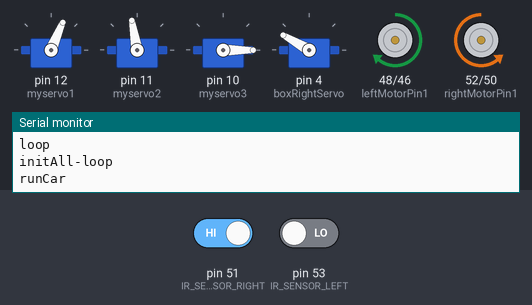
Simulated run of this sketch. Board: Arduino Mega 2560, built with avr-gcc and run on an emulated ATmega2560. Shown: 4 × servo, motor-driver pin pairs drawn as motors (green arrow = first pin HIGH = forward, orange = second pin HIGH = backward, longer = more drive, scaled by the enable pin), the last lines printed to the serial monitor. The inputs (shaded band) are chosen by the test bench; at power-on: pin 53 (IR_SENSOR_LEFT) LOW, pin 51 (IR_SENSOR_RIGHT) HIGH.

Above: at 6.2 s.
6.3 s: pin 53 (IR_SENSOR_LEFT) driven HIGH
At 9.1 s:
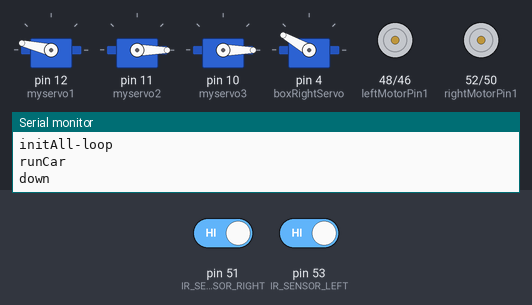
At 15.4 s:
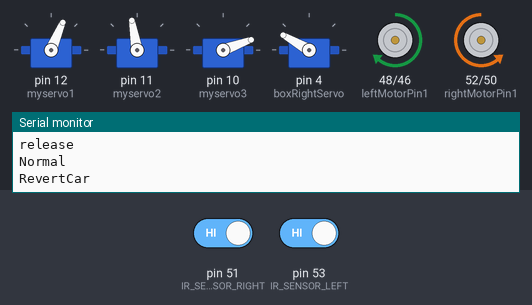
Timing chart, 0 to 16.9 s (numbered marks = the images above; inputs shaded):
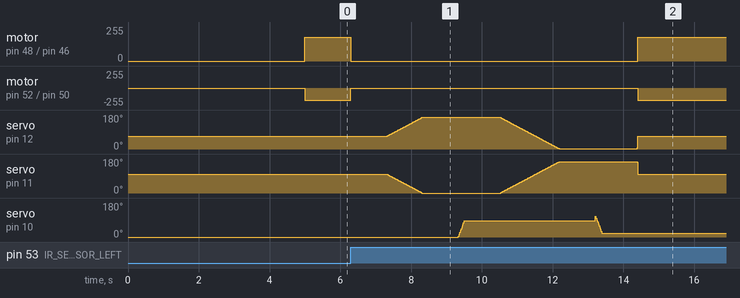

Measured:
- after the input at 6.3 s, motor on pin 48 (leftMotorPin1) / pin 46 (leftMotorPin2): forward 180/255 → stopped at once, → forward 180/255 8.1 s later; motor on pin 52 (rightMotorPin1) / pin 50 (rightMotorPin2): backward 180/255 → stopped at once, → backward 180/255 8.1 s later

The sketch:

Robot.ino
```cpp
#include <Servo.h>

#define IR_SENSOR_RIGHT 51
#define IR_SENSOR_LEFT 53
#define TRIGGER_PIN 12
#define MOTOR_SPEED 180
int count = 0;
//Right motor
int enableRightMotor = 7;
int rightMotorPin1 = 52;
int rightMotorPin2 = 50;

//Left motor
int enableLeftMotor = 8;
int leftMotorPin1 = 48;
int leftMotorPin2 = 46;
int terminate = 0;
int isDone = 0;

int leftBoxPin = 2, rightBoxPin = 3;

Servo myservo1;
Servo myservo2;
Servo myservo3;// create servo object to control a servo
Servo boxLeftServo;
Servo boxRightServo;
// twelve servo objects can be created on most boards

float pos = 167;
float pos2 = 0; // variable to store the servo position


void setup()
{
  Serial.begin(9600);
  //The problem with TT gear motors is that, at very low pwm value it does not even rotate.
  //If we increase the PWM value then it rotates faster and our robot is not controlled in that speed and goes out of line.
  //For that we need to increase the frequency of analogWrite.
  //Below line is important to change the frequency of PWM signal on pin D5 and D6
  //Because of this, motor runs in controlled manner (lower speed) at high PWM value.
  //This sets frequecny as 7812.5 hz.
  //TCCR0B = TCCR0B & B11111000 | B00000010 ;

  // put your setup code here, to run once:
  pinMode(enableRightMotor, OUTPUT);
  pinMode(rightMotorPin1, OUTPUT);
  pinMode(rightMotorPin2, OUTPUT);

  pinMode(enableLeftMotor, OUTPUT);
  pinMode(leftMotorPin1, OUTPUT);
  pinMode(leftMotorPin2, OUTPUT);

  pinMode(IR_SENSOR_RIGHT, INPUT);
  pinMode(IR_SENSOR_LEFT, INPUT);
  initServo();
  Serial.println("setup");
}


void initServo() {
  Serial.println("initServo");
  myservo1.attach(12); // left 9
  myservo2.attach(11); // right 8
  myservo3.attach(10); // middle 7

  //boxLeftServo.attach(2);
  boxRightServo.attach(4);

  myservo3.write(0);
  myservo1.write(67);
  myservo2.write(100);

  //boxLeftServo.write(0);
  boxRightServo.write(150);
  delay(5000);
}


void initAll()
{

  isDone = 1;
//  throwTrash();
//  Serial.println("Calling");
//  return;

  runCar();
  rotateMotor(0, 0);


  delay(1000);
  pickTrash();
  rotateMotor(0,0);

  rotateMotor(-MOTOR_SPEED, MOTOR_SPEED);
  revertCar();

  runCar();
  rotateMotor(0,0);

  rotateMotor(-MOTOR_SPEED, MOTOR_SPEED);
  revertCar();
  rotateMotor(0, 0);
  throwTrash();

  //throwTrash();

}


void loop() {


  Serial.println("loop");
  if (isDone) {
    delay(5000);
    return;
  }
  Serial.println("initAll-loop");
  initAll();
}

void runCar() {
  Serial.println("runCar");
  while (true) {
    int rightIRSensorValue = digitalRead(IR_SENSOR_RIGHT);
    int leftIRSensorValue = digitalRead(IR_SENSOR_LEFT);

    //If none of the sensors detects black line, then go straight
    if (rightIRSensorValue == LOW && leftIRSensorValue == LOW)
    {
      rotateMotor(MOTOR_SPEED, MOTOR_SPEED);
    }
    //If right sensor detects black line, then turn right
    else if (rightIRSensorValue == HIGH && leftIRSensorValue == LOW )
    {
      rotateMotor(-MOTOR_SPEED, MOTOR_SPEED);
    }
    //If left sensor detects black line, then turn left
    else if (rightIRSensorValue == LOW && leftIRSensorValue == HIGH )
    {
      rotateMotor(MOTOR_SPEED, -MOTOR_SPEED);
    }
    //If both the sensors detect black line, then stop
    else if (rightIRSensorValue == HIGH && leftIRSensorValue == HIGH) { //first stop
      //stopp(0,0);
      break;
    }
  }
}


void pickTrash() {
  //down

  Serial.println("down");
  float inc = 2;
  for (pos = 100, pos2 = 67; pos >= 0 && pos2 <= 167; pos2 = pos2 + inc, pos -= inc) { // goes from 0 degrees to 180 degrees
    // in steps of 1 degree
    myservo1.write(pos2);
    myservo2.write(pos);   // tell servo to go to position in variable 'pos'
    delay(20);                       // waits 15ms for the servo to reach the position
  }

 delay(1000);
  Serial.println("shrink");
  for (int i = 0; i < 90; i += 5) {
   myservo3.write(i);
    delay(10);
  }

 delay(1000);

  Serial.println("top");
  //top
  for (pos = 167, pos2 = 0; pos >= 0 && pos2 <= 167; pos2 = pos2 + inc, pos -= inc) { // goes from 0 degrees to 180 degrees
    // in steps of 1 degree
    myservo1.write(pos);
    myservo2.write(pos2);   // tell servo to go to position in variable 'pos'
    delay(20);                       // waits 15ms for the servo to reach the position
  }

//    myservo2.write(167);
//    myservo1.write(0);


  delay(1000);

  Serial.println("release");
  //release
  for (int i = 0; i <= 90; i += 5) {
    myservo3.write(110 - i);
    delay(10);
  }

  delay(1000);

  //normal
  Serial.println("Normal");
  for (int i = 0; i <= 67; i++) {
    myservo1.write(i);
    myservo2.write(167 - i);
  }
}

void throwTrash() {
  Serial.println("throwTrash");
  for (int i = 150; i >= 50; i=i-5) {
    //boxLeftServo.write(i);
    boxRightServo.write(i);
    delay(10);
  }

  delay(1000);

  for (int i = 50; i <= 150; i++) {
    boxRightServo.write(i);
    delay(10);
  }
  delay(1000);
}


void revertCar() {
  Serial.println("RevertCar");
  int ok = 0;

  while (1) {

    int rightIRSensorValue = digitalRead(IR_SENSOR_RIGHT);
    int leftIRSensorValue = digitalRead(IR_SENSOR_LEFT);
    digitalWrite(rightMotorPin1, LOW);
    digitalWrite(rightMotorPin2, HIGH);
    digitalWrite(leftMotorPin1, HIGH);
    digitalWrite(leftMotorPin2, LOW);

    if (rightIRSensorValue == LOW) ok = 1;

    if (ok && rightIRSensorValue == HIGH) break;
    delay(10);
  }

}


void rotateMotor(int rightMotorSpeed, int leftMotorSpeed)
{

  if (rightMotorSpeed < 0)
  {
    digitalWrite(rightMotorPin1, LOW);
    digitalWrite(rightMotorPin2, HIGH);
  }
  else if (rightMotorSpeed > 0)
  {
    digitalWrite(rightMotorPin1, HIGH);
    digitalWrite(rightMotorPin2, LOW);
  }
  else
  {
    digitalWrite(rightMotorPin1, LOW);
    digitalWrite(rightMotorPin2, LOW);
  }

  if (leftMotorSpeed < 0)
  {
    digitalWrite(leftMotorPin1, LOW);
    digitalWrite(leftMotorPin2, HIGH);
  }
  else if (leftMotorSpeed > 0)
  {
    digitalWrite(leftMotorPin1, HIGH);
    digitalWrite(leftMotorPin2, LOW);
  }
  else
  {
    digitalWrite(leftMotorPin1, LOW);
    digitalWrite(leftMotorPin2, LOW);
  }
  analogWrite(enableRightMotor, abs(rightMotorSpeed));
  analogWrite(enableLeftMotor, abs(leftMotorSpeed));
}
```
